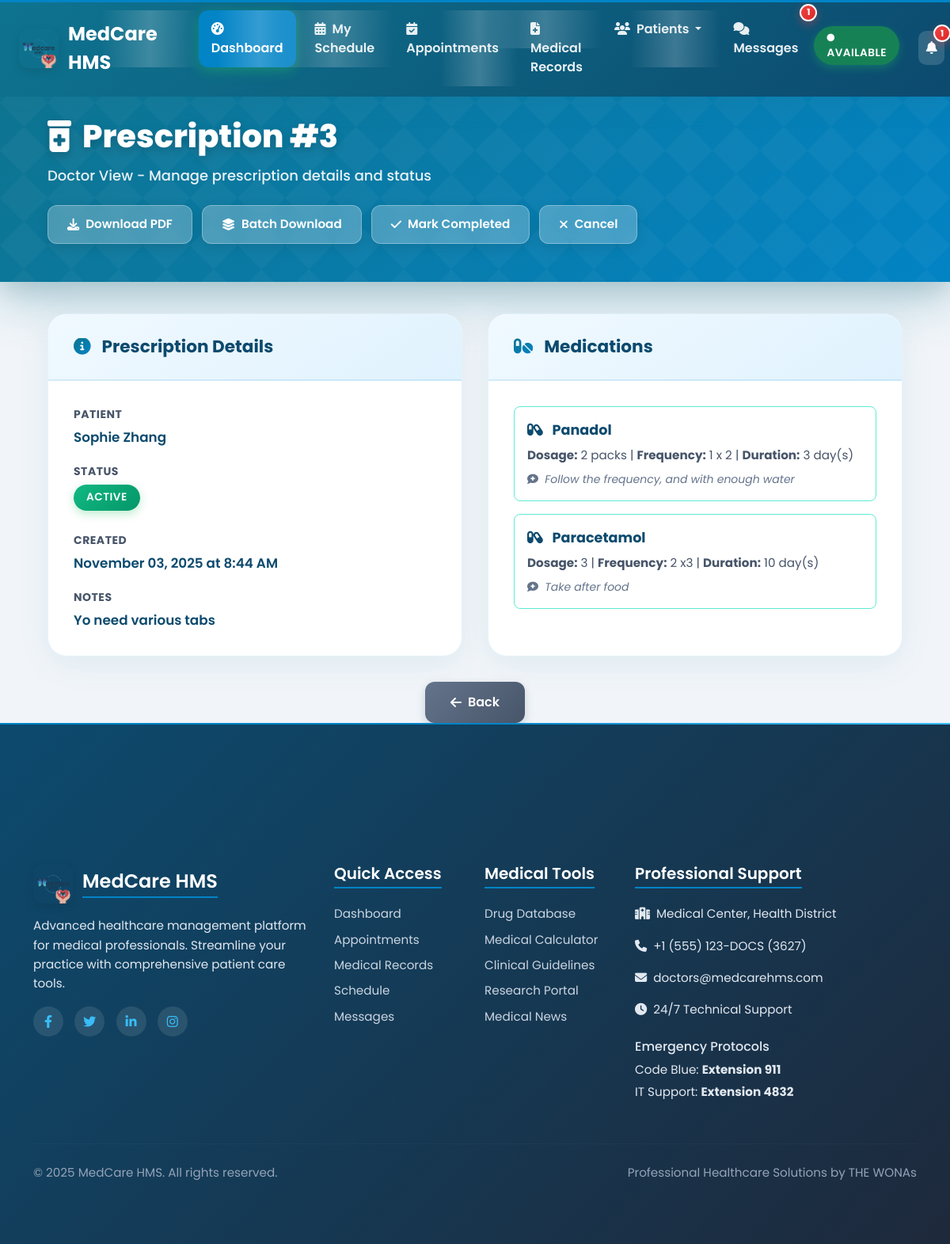
Screenshot of /prescriptions/doctor/3/ (signed in) with the database file from the repository.
### prescriptions/models.py (models this page shows, shortened)
class Prescription(models.Model):
    STATUS_CHOICES = (
        ('ACTIVE', 'Active'),
        ('COMPLETED', 'Completed'),
        ('CANCELLED', 'Cancelled'),
    )
    patient = models.ForeignKey(PatientProfile, on_delete=models.CASCADE, related_name='prescriptions')
    doctor = models.ForeignKey(DoctorProfile, on_delete=models.SET_NULL, null=True, related_name='prescriptions')
    medical_record = models.ForeignKey(MedicalRecord, on_delete=models.SET_NULL, null=True, blank=True, related_name='linked_prescriptions')
    notes = models.TextField(blank=True, null=True)
    status = models.CharField(max_length=20, choices=STATUS_CHOICES, default='ACTIVE')
    created_at = models.DateTimeField(auto_now_add=True)
    updated_at = models.DateTimeField(auto_now=True)
    class Meta:
        ordering = ['-created_at']

class PrescribedMedication(models.Model):
    prescription = models.ForeignKey(Prescription, on_delete=models.CASCADE, related_name='medications')
    medication_name = models.CharField(max_length=255)
    dosage = models.CharField(max_length=255, help_text="e.g., 500 mg")
    frequency = models.CharField(max_length=255, help_text="e.g., Twice a day")
    duration_days = models.PositiveIntegerField(default=1)
    instructions = models.TextField(blank=True, null=True)

### patients/models.py (models this page shows, shortened)
class PatientProfile(models.Model):
    GENDER_CHOICES = (('Male', 'Male'), ('Female', 'Female'), ('Other', 'Other'))
    BLOOD_GROUP_CHOICES = (
        ('A+', 'A+'), ('A-', 'A-'), ('B+', 'B+'), ('B-', 'B-'),
        ('AB+', 'AB+'), ('AB-', 'AB-'), ('O+', 'O+'), ('O-', 'O-'),
    )
    user = models.OneToOneField(User, on_delete=models.CASCADE, related_name='patientprofile')
    profile_picture = models.ImageField(upload_to=get_patient_image_path, null=True, blank=True, default='static/profile_pictures/default.jpeg')
    date_of_birth = models.DateField(null=True, blank=True)
    gender = models.CharField(max_length=10, choices=GENDER_CHOICES, null=True, blank=True)
    address = models.TextField(max_length=500, null=True, blank=True)
    blood_group = models.CharField(max_length=3, choices=BLOOD_GROUP_CHOICES, null=True, blank=True)
    emergency_contact_name = models.CharField(max_length=100, null=True, blank=True)
    emergency_contact_number = models.CharField(max_length=20, null=True, blank=True)
    medical_history = models.TextField(null=True, blank=True, help_text="Allergies, chronic conditions, etc.")
    insurance_provider = models.CharField(max_length=100, null=True, blank=True)
    insurance_policy_number = models.CharField(max_length=100, null=True, blank=True)

### prescriptions/views.py (the view)
# urls.py: path('doctor/<int:pk>/', views.prescription_detail_doctor_view, name='doctor_prescription_detail'),
@login_required
@doctor_required
def prescription_detail_doctor_view(request, pk):
    prescription = get_object_or_404(Prescription.objects.select_related('patient__user', 'doctor__user'), pk=pk)
    return render(request, 'prescriptions/prescription_detail_doctor.html', {'prescription': prescription})

### accounts/templatetags/profile_tags.py (called while the page is built)
@register.simple_tag
def get_profile_image_url(user):
    try:
        if hasattr(user, 'doctorprofile') and user.doctorprofile.profile_picture:
            return user.doctorprofile.profile_picture.url
        elif hasattr(user, 'patientprofile') and user.patientprofile.profile_picture:
            return user.patientprofile.profile_picture.url
        elif hasattr(user, 'receptionistprofile') and user.receptionistprofile.profile_picture:
            return user.receptionistprofile.profile_picture.url
    except (AttributeError, ValueError):
        pass
    return '/static/profile_pictures/default.jpeg'

@register.simple_tag
def get_user_initials(user):
    if user.first_name and user.last_name:
        return f"{user.first_name[0]}{user.last_name[0]}".upper()
    elif user.first_name:
        return user.first_name[0].upper()
    elif user.username:
        return user.username[0].upper()
    return "U"

@register.simple_tag
def get_user_role_color(user):
    try:
        if hasattr(user, 'doctorprofile'):
            return '#14B8A6'  # Teal accent for doctors
        elif hasattr(user, 'patientprofile'):
            return '#0E7490'  # Primary teal for patients
        elif hasattr(user, 'receptionistprofile'):
            return '#5ce9f6'  # Purple accent for receptionists
    except AttributeError:
        pass
    return '#14B8A6'  # Default to teal

@register.inclusion_tag('components/profile_image.html')
def profile_image(user, size="40", css_class="user-avatar", show_fallback=True):
    return {
        'user': user,
        'size': size,
        'css_class': css_class,
        'show_fallback': show_fallback,
        'image_url': get_profile_image_url(user),
        'initials': get_user_initials(user),
        'role_color': get_user_role_color(user),
    }

### chat/context_processors.py (called while the page is built)
def unread_chat_messages(request):
    if request.user.is_authenticated:
        threads = request.user.chat_threads.all()
        total_unread = 0
        for thread in threads:
            total_unread += thread.get_unread_count_for_user(request.user)
        return {'unread_chat_messages_count': total_unread}
    return {'unread_chat_messages_count': 0}

### chat/models.py (called while the page is built)
    def get_unread_count_for_user(self, user):
        return self.messages.filter(is_read=False).exclude(sender=user).count()

### templates/prescriptions/prescription_detail_doctor.html (shortened to what this page needs)
{% extends 'base_doctor.html' %}
{% load static %}
{% block content %}
<div class="dashboard-wrapper">
    <div class="prescription-header">
        <div class="header-content">
            <h1 class="prescription-title">
                <i class="fas fa-prescription-bottle-alt"></i>
                Prescription #{{ prescription.id }}
            </h1>
            <p class="prescription-subtitle">Doctor View - Manage prescription details and status</p>
            <div class="action-buttons">
                <a href="{% url 'prescriptions:prescription_download' prescription.id %}" class="btn-action">
                    <i class="fas fa-download"></i>
                    Download PDF
                </a>
                <a href="{% url 'prescriptions:prescription_batch_download' %}?ids={{ prescription.id }}" class="btn-action">
                    <i class="fas fa-layer-group"></i>
                    Batch Download
                </a>
                {% if prescription.status == 'ACTIVE' %}
                <button class="btn-action" id="btn-complete" data-status="COMPLETED">
                    <i class="fas fa-check"></i>
                    Mark Completed
                </button>
                <button class="btn-action" id="btn-cancel" data-status="CANCELLED">
                    <i class="fas fa-times"></i>
                    Cancel
                </button>
                {% endif %}
            </div>
        </div>
    </div>
    <div class="content-section">
        <div class="info-cards">
            <div class="info-card">
                <div class="info-card-header">
                    <h5>
                        <i class="fas fa-info-circle"></i>
                        Prescription Details
                    </h5>
                </div>
                <div class="info-card-body">
                    <div class="info-item">
                        <div class="info-label">Patient</div>
                        <div class="info-value">{{ prescription.patient.user.get_full_name }}</div>
                    </div>
                    <div class="info-item">
                        <div class="info-label">Status</div>
                        <div>
                            <span class="status-badge {{ prescription.status|lower }}">
                                {{ prescription.get_status_display }}
                            </span>
                        </div>
                    </div>
                    <div class="info-item">
                        <div class="info-label">Created</div>
                        <div class="info-value">{{ prescription.created_at|date:'F d, Y \a\t g:i A' }}</div>
                    </div>
                    {% if prescription.notes %}
                    <div class="info-item">
                        <div class="info-label">Notes</div>
                        <div class="info-value" style="white-space: pre-wrap;">{{ prescription.notes }}</div>
                    </div>
                    {% endif %}
                </div>
            </div>
            <div class="info-card">
                <div class="info-card-header">
                    <h5>
                        <i class="fas fa-pills"></i>
                        Medications
                    </h5>
                </div>
                <div class="info-card-body">
                    {% if prescription.medications.all %}
                    <ul class="medication-list">
                        {% for m in prescription.medications.all %}
                        <li class="medication-item">
                            <div class="medication-name">
                                <i class="fas fa-capsules me-2"></i>
                                {{ m.medication_name }}
                            </div>
                            <div class="medication-details">
                                <strong>Dosage:</strong> {{ m.dosage }} |
                                <strong>Frequency:</strong> {{ m.frequency }} |
                                <strong>Duration:</strong> {{ m.duration_days }} day(s)
                            </div>
                            {% if m.instructions %}
                            <div class="medication-instructions">
                                <i class="fas fa-comment-medical me-1"></i>
                                {{ m.instructions }}
                            </div>
                            {% endif %}
                        </li>
                        {% endfor %}
                    </ul>
                    {% else %}
                    <div class="empty-state">
                        <i class="fas fa-pills" style="font-size: 3rem; margin-bottom: 1rem; display: block;"></i>
                        <p>No medications added to this prescription.</p>
                    </div>
                    {% endif %}
                </div>
            </div>
        </div>
        <div class="text-center mt-4">
            <a href="javascript:history.back()" class="btn-back">
                <i class="fas fa-arrow-left"></i>
                Back
            </a>
        </div>
    </div>
</div>
{% endblock %}

### static/css/themes/doctor-theme.css (style rules this page uses)
:root { --doctor-primary: #14B8A6; --doctor-primary-dark: #0F766E; --doctor-primary-light: #5EEAD4; --doctor-secondary: #0284C7; --doctor-accent: #22C55E; --doctor-warning: #F59E0B; --doctor-danger: #EF4444; --doctor-success: #10B981; --doctor-gradient-primary: linear-gradient(135deg, #14B8A6 0%, #0F766E 100%); --doctor-gradient-secondary: linear-gradient(135deg, #0284C7 0%, #0369A1 100%); --doctor-gradient-card: linear-gradient(145deg, #ffffff 0%, #f8fafc 100%); --doctor-shadow-primary: 0 4px 20px rgba(20, 184, 166, 0.25); --doctor-shadow-card: 0 8px 32px rgba(15, 118, 110, 0.15); --doctor-shadow-hover: 0 12px 40px rgba(20, 184, 166, 0.3); }

### templates/base_doctor.html (style rules this page uses)
:root { --primary-teal: #0E7490; --primary-dark-teal: #0C4A6E; --sky-blue: #0284C7; --light-sky-blue: #38BDF8; --background-light: #F1F5F9; --background-white: #FFFFFF; --accent-blue: var(--sky-blue); --text-dark: #1E293B; --accent-green: var(--accent-blue); --accent-orange: #F97316; }
* { font-family: 'Poppins', sans-serif; }
body { background-color: var(--background-light); color: var(--text-dark); display: flex; flex-direction: column; min-height: 100vh; overflow-x: hidden; }
.status-badge { padding: 0.4rem 1rem; border-radius: 25px; font-size: 0.85rem; font-weight: 600; animation: pulse 2s infinite; box-shadow: 0 4px 12px rgba(34, 197, 94, 0.3); position: relative; overflow: hidden; }
.status-badge::before { content: ''; position: absolute; top: 50%; left: 50%; width: 0; height: 0; border-radius: 50%; background: rgba(255, 255, 255, 0.3); transform: translate(-50%, -50%); transition: width 0.6s, height 0.6s; }
.content-animated { animation: contentLoad 0.6s ease-out forwards; }
html { scroll-behavior: smooth; }
button, .btn { transition: all 0.3s cubic-bezier(0.4, 0, 0.2, 1); }

### templates/components/messages.html (style rules this page uses)
:root { --message-success: #10b981; --message-success-bg: #ecfdf5; --message-success-border: #a7f3d0; --message-success-text: #065f46; --message-error: #ef4444; --message-error-bg: #fef2f2; --message-error-border: #fecaca; --message-error-text: #991b1b; --message-warning: #f59e0b; --message-warning-bg: #fffbeb; --message-warning-border: #fed7aa; --message-warning-text: #92400e; --message-info: #3b82f6; --message-info-bg: #eff6ff; --message-info-border: #bfdbfe; --message-info-text: #1e40af; --message-slide-duration: 300ms; --message-fade-duration: 250ms; --message-scale-duration: 200ms; }

### rows the page displays
Prescription: id "3", patient.user.get_full_name "Sophie Zhang", status "ACTIVE", created_at "November 03, 2025 at 8:44 AM", notes "Yo need various tabs"
PrescribedMedication: medication_name "Panadol", dosage "2 packs", frequency "1 x 2", duration_days "3", instructions "Follow the frequency, and with enough water"
PrescribedMedication: medication_name "Paracetamol", dosage "3", frequency "2 x3", duration_days "10", instructions "Take after food"

### other values shown
{{ unread_chat_messages_count }} "1"
{{ unread_notifications_count }} "1"
